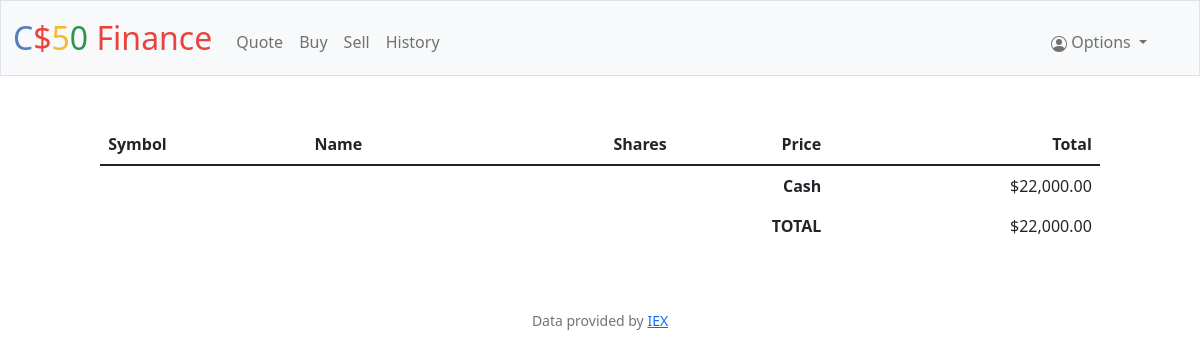
Page / (signed in) on the earlier database version.
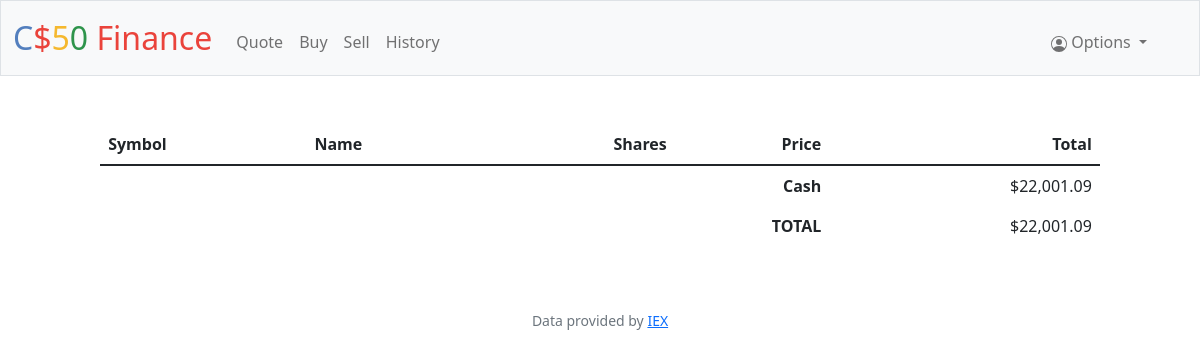
Same page on the later database version.
### tables this page shows
CREATE TABLE users (id INTEGER, username TEXT NOT NULL, hash TEXT NOT NULL, cash NUMERIC NOT NULL DEFAULT 10000.00, PRIMARY KEY(id));

### app.py (the view, shortened to what this page needs)
@app.route("/", methods=["GET", "POST"])
@login_required
def index():
    user_info = db.execute("SELECT cash,username FROM users WHERE id = ?", session["user_id"])
    if request.method == "GET":
        transactions = db.execute(
            "SELECT shares, stock_symbol,stock_name,price FROM transactions WHERE user_id = ? ORDER BY id DESC",
            session["user_id"])
        symbol = db.execute("SELECT stock_symbol FROM transactions WHERE user_id = ?", session["user_id"])
        prices = {}
        for dic in symbol:
            prices[dic["stock_symbol"]] = lookup(dic["stock_symbol"])["price"]
        return render_template("index.html", transactions=transactions, user_cash=user_info[0]["cash"], prices=prices, username=user_info[0]["username"])

### app.py (called while the page is built)
@app.after_request
def after_request(response):
    response.headers["Cache-Control"] = "no-cache, no-store, must-revalidate"
    response.headers["Expires"] = 0
    response.headers["Pragma"] = "no-cache"
    return response

### helpers.py (called while the page is built)
def login_required(f):
    @wraps(f)
    def decorated_function(*args, **kwargs):
        if session.get("user_id") is None:
            return redirect("/login")
        return f(*args, **kwargs)
    return decorated_function

def usd(value):
    return f"${value:,.2f}"

### templates/index.html (shortened to what this page needs)
{% extends "layout.html" %}
{% block main %}
    <table class="table table-striped">
        <thead>
            <tr>
                <th class="text-start"> Symbol </th>
                <th class="text-start"> Name </th>
                <th class="text-end"> Shares </th>
                <th class="text-end"> Price </th>
                <th class="text-end"> Total </th>
            </tr>
        </thead>
            {% set total = namespace(value=0) %}
        <tfoot>
            <tr>
                <td class="border-0 fw-bold text-end" colspan="4"> Cash </td>
                <td class="border-0 text-end" id="user_cash" id="user_cash"> {{ user_cash | usd}} </td>
            </tr>
            <tr>
                <td class="border-0 fw-bold text-end" colspan="4"> TOTAL </td>
                <td class="border-0 text-end"> {{ (user_cash + total.value) | usd}}
            </tr>
        </tfoot>
    </table>
{% endblock %}

### templates/layout.html (shortened to what this page needs)
<!DOCTYPE html>
<html lang="en">
    <head>
        <link href="https://cdn.jsdelivr.net/npm/bootstrap@5.1.3/dist/css/bootstrap.min.css" rel="stylesheet">
        <link href="/static/styles.css" rel="stylesheet">
    </head>
    <body>
        <nav class="bg-light border navbar navbar-expand-md navbar-light">
            <div class="container-fluid">
                <a class="navbar-brand" href="/"><span class="blue">C</span><span class="red">$</span><span class="yellow">5</span><span class="green">0</span> <span class="red">Finance</span></a>
                <div class="collapse navbar-collapse" id="navbar">
                    {% if session["user_id"] %}
                        <ul class="navbar-nav me-auto mt-2">
                            <li class="nav-item"><a class="nav-link" href="/quote">Quote</a></li>
                            <li class="nav-item"><a class="nav-link" href="/buy">Buy</a></li>
                            <li class="nav-item"><a class="nav-link" href="/sell">Sell</a></li>
                            <li class="nav-item"><a class="nav-link" href="/history">History</a></li>
                        </ul>
                        <ul class="navbar-nav ms-auto mt-2 mx-3">
                            <li class="nav-item dropdown">
                                <a class="nav-link dropdown-toggle mx-3" href="#" id="navbarDropdown" role="button" data-toggle="dropdown" aria-haspopup="true" aria-expanded="false">
                                    Options
                                </a>
                            </li>
                        </ul>
                    {% else %}
                        <ul class="navbar-nav ms-auto mt-2">
                            <li class="nav-item"><a class="nav-link" href="/register">Register</a></li>
                            <li class="nav-item"><a class="nav-link" href="/login">Log In</a></li>
                        </ul>
                    {% endif %}
                </div>
            </div>
        </nav>
        <main class="container-fluid py-5 text-center">
            {% block main %}{% endblock %}
        </main>
        <footer class="mb-5 small text-center text-muted">
            Data provided by <a href="https://iexcloud.io/">IEX</a>
        </footer>
    </body>
</html>

### static/styles.css (style rules this page uses)
nav .navbar-brand { font-size: xx-large; }
nav .navbar-brand .blue { color: #537fbe; }
nav .navbar-brand .red { color: #ea433b; }
nav .navbar-brand .yellow { color: #f5b82e; }
nav .navbar-brand .green { color: #2e944b; }
.table { width: 85%; margin-left: auto; margin-right: auto; }

Differences in the rows shown:
changed users: cash "$22,000.00" → "$22,001.09"; (user_cash+total.value)|usd "$22,000.00" → "$22,001.09"
